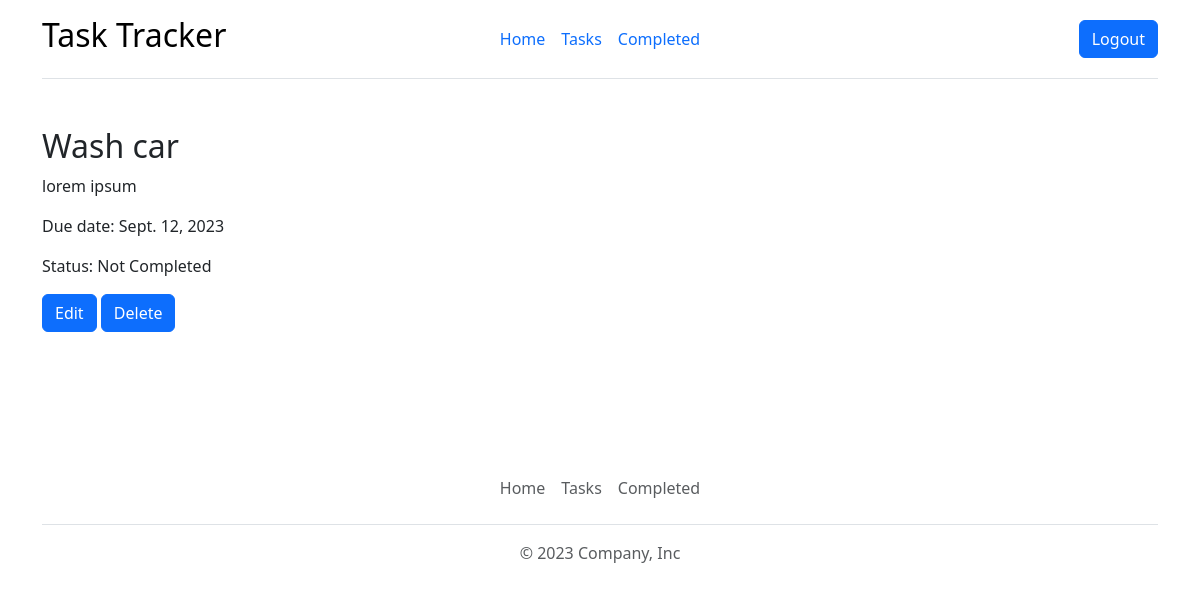
Page /todos/1/ (signed in) on the committed database.
### todoapp/models.py (models this page shows, shortened)
class Task(models.Model):
    title = models.CharField(max_length=255)
    description = models.TextField(blank=True, default='')
    due_date = models.DateField()
    completed = models.BooleanField(default=False)
    user = models.ForeignKey(User, on_delete=models.CASCADE, null=True, blank=True)

### todoapp/views.py (the view)
# urls.py: path('todos/<int:pk>/', views.detail, name='detail'),
@login_required(login_url='login')
def detail(request, pk):
    todo = request.user.task_set.get(pk=pk)
    context = {
        'todo': todo
    }
    return render(request, 'detail.html', context)

### templates/detail.html
{% extends "main.html" %}
{% block content %}
<br>
  <div class="container">
    <h2>{{todo.title}}</h2>
    <p>{{todo.description}}</p>
    <p>Due date: {{todo.due_date}}</p>
    <p>{% if todo.completed %}
      Status: Completed
      {% else %}
      Status: Not Completed
    {% endif %}</p>
    <a href="{% url 'edit-todo' todo.id %}" class="btn btn-primary">Edit</a>
        <a href="{% url 'delete-todo' todo.id %}" class="btn btn-primary">Delete</a>
  </div>
  <br><br><br><br>
{% endblock content %}

### rows in the picture
Task: title "Wash car", description "lorem ipsum", due_date "Sept. 12, 2023"
